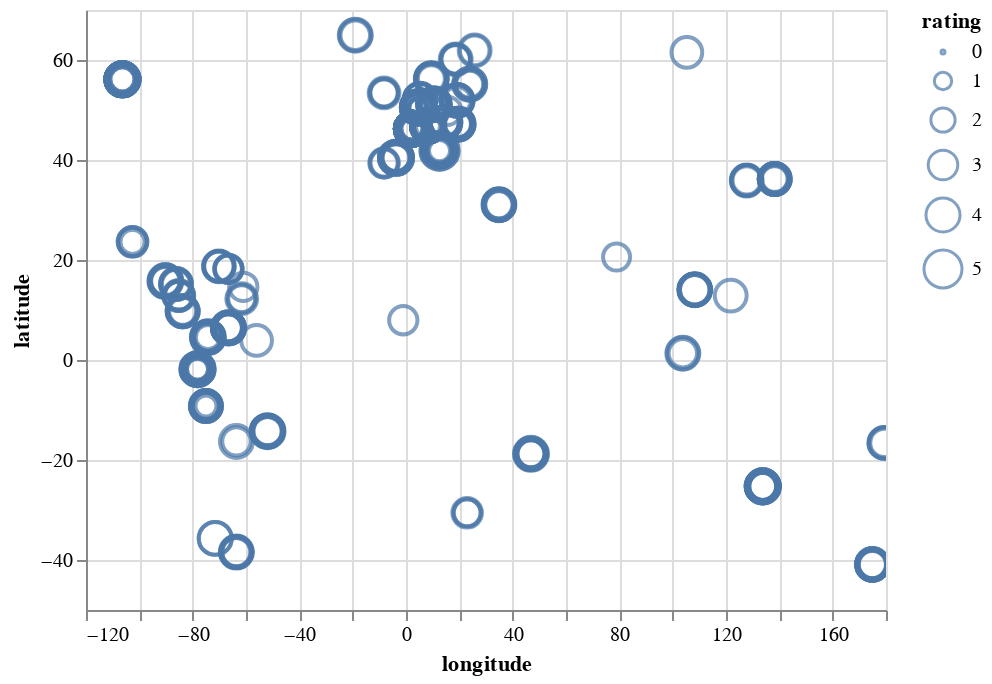

Here is the notebook cell this chart was saved with:
### Markdown cell above
We're now ready to plot our map of chocolate bars across the world!

### Code cell
# Draw a scatter plot to visualize average chocolate bar ratings by maker location

alt.Chart(mappable_ratings).mark_point().encode(
    x='longitude',
    y='latitude',
    size='rating',
    tooltip=['broad_bean_origin', 'maker', 'cocoa_percent', 'rating', 'specific_bean_origin', 'country', 'maker_location', 'name', 'bean_type', 'longitude', 'latitude']
).interactive()

### Figure 1 — Vega-Lite specification as saved in the notebook (floating-point values rounded to 4 significant figures; data arrays with more than 128 entries replaced by an {"elided": "..."} marker saying what was removed)
{"$schema": "https://vega.github.io/schema/vega-lite/v3.3.0.json", "config": {"mark": {"tooltip": null}, "view": {"height": 300, "width": 400}}, "data": {"name": "data-b1fb160f8137a826846f6332550312cf"}, "datasets": {"data-b1fb160f8137a826846f6332550312cf": {"elided": "917 records"}}, "encoding": {"size": {"field": "rating", "type": "quantitative"}, "tooltip": [{"field": "broad_bean_origin", "type": "nominal"}, {"field": "maker", "type": "nominal"}, {"field": "cocoa_percent", "type": "quantitative"}, {"field": "rating", "type": "quantitative"}, {"field": "specific_bean_origin", "type": "nominal"}, {"field": "country", "type": "nominal"}, {"field": "maker_location", "type": "nominal"}, {"field": "name", "type": "nominal"}, {"field": "bean_type", "type": "nominal"}, {"field": "longitude", "type": "quantitative"}, {"field": "latitude", "type": "quantitative"}], "x": {"field": "longitude", "type": "quantitative"}, "y": {"field": "latitude", "type": "quantitative"}}, "mark": "point", "selection": {"selector001": {"bind": "scales", "encodings": ["x", "y"], "type": "interval"}}}
